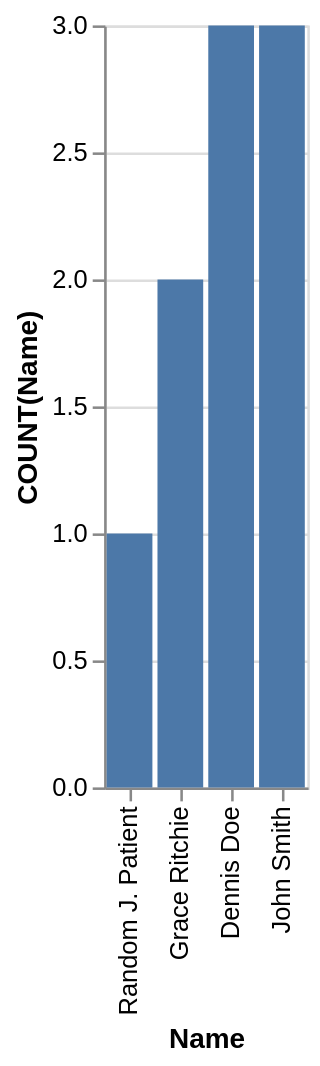

Source (Vega-Lite JSON):
### Vega-Lite specification from a JSON file in a GitHub repository (floating-point values rounded to 4 significant figures)
{"data": {"values": [{"x_data": "Random J. Patient", "y_data": 1}, {"x_data": "Grace Ritchie", "y_data": 2}, {"x_data": "Dennis Doe", "y_data": 3}, {"x_data": "John Smith", "y_data": 3}]}, "mark": "bar", "encoding": {"x": {"field": "x_data", "type": "nominal", "title": "Name", "sort": {"op": "sum", "field": "y_data", "order": "ascending"}}, "y": {"field": "y_data", "type": "quantitative", "title": "COUNT(Name)"}}}
